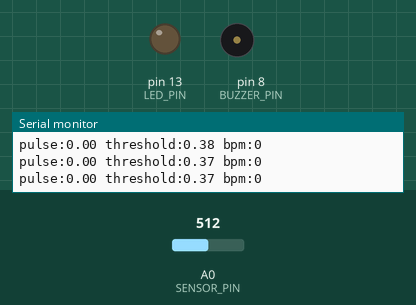
Simulated run of this sketch. Board: Arduino Uno, built with avr-gcc and run on an emulated ATmega328P. Parts: output pins drawn as LEDs (lit = HIGH), buzzer (waves = sounding), the last lines printed to the serial monitor. The test bench sets the inputs (shaded band); at power-on: A0 (SENSOR_PIN) = 512.

Above: at 1.2 s.
1.3 s: A0 (SENSOR_PIN) set to 504
At 1.8 s:
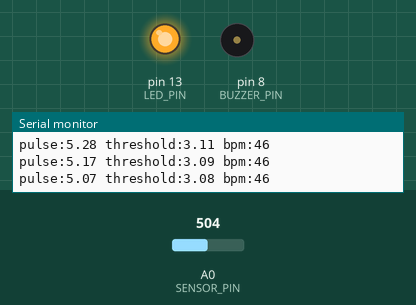
Timing chart, 0 to 5.5 s (numbered marks = the images above; inputs shaded):
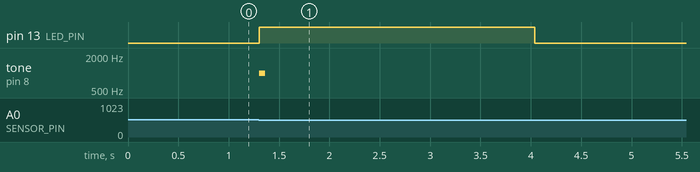

The sketch:

E11_PulseSensor_Task.ino
```cpp
// ChinarSoft - Arduino Sensor Kit, Episode 11 - TASK SOLUTION
// Task: beep the passive buzzer on every heartbeat, like a hospital monitor.
//
// What changed vs E11_PulseSensor:
//   - Passive buzzer on D8. Inside the beat detection, when a beat is ACCEPTED
//     (ibi between 300 and 2000 ms), tone(BUZZER_PIN, 1000, 60) plays a 1 kHz, 60 ms beep.
//     tone() with a duration runs in the background (Timer2), so the loop is not blocked.
//   - The sample timer now uses overflow-safe subtraction (millis() - lastSample)
//     instead of "millis() < nextSample" (which misbehaves after ~49 days).
//   - Filters, adaptive threshold, BPM estimate, LED and Serial Plotter output unchanged.
//
// Wiring: same wiring as E11_PulseSensor, plus ONE extra part:
//   KY-039   S -> A0 | middle -> 5V | - -> GND
//   LED      D13 (on-board) blinks on each beat
//   TASK: KY-006 passive buzzer  S -> D8 | - -> GND
//
// NOT a medical device.
// Use: put a fingertip gently between the IR LED and the sensor, keep still,
//      shade it from room light (a piece of black tape or a clothes peg helps).
// Serial Plotter at 115200: "pulse:<filtered> bpm:<value>"

const int SENSOR_PIN = A0;
const int LED_PIN = 13;
const int BUZZER_PIN = 8;                // TASK: passive buzzer
const unsigned long SAMPLE_MS = 20;      // 50 samples per second

float baseline = 0;     // slow average = DC level (blood + tissue + ambient light)
float smooth = 0;       // fast average = removes high-frequency noise
float envelope = 1;     // recent signal size, for an adaptive threshold
bool above = false;
unsigned long lastBeatMs = 0;
float bpm = 0;

void setup() {
  Serial.begin(115200);
  pinMode(LED_PIN, OUTPUT);
  pinMode(BUZZER_PIN, OUTPUT);           // TASK
  baseline = analogRead(SENSOR_PIN);
}

void loop() {
  static unsigned long lastSample = 0;   // TASK (fix): overflow-safe timer
  if (millis() - lastSample < SAMPLE_MS) return;
  lastSample = millis();

  int raw = analogRead(SENSOR_PIN);

  // 1) Remove the big DC level: what is left is the tiny pulse wave
  baseline += (raw - baseline) * 0.02;          // ~1 s time constant
  float ac = raw - baseline;

  // 2) Smooth the AC part
  smooth += (ac - smooth) * 0.3;

  // 3) Track how big the wave is, so the threshold adapts to each finger
  envelope = max(envelope * 0.995f, fabs(smooth));
  float threshold = envelope * 0.5;

  // KY-039: more blood = LESS light = lower reading, so a beat is a DIP.
  float signal = -smooth;

  if (!above && signal > threshold) {
    above = true;
    unsigned long now = millis();
    unsigned long ibi = now - lastBeatMs;        // inter-beat interval
    if (ibi > 300 && ibi < 2000) {               // 30..200 BPM is plausible
      float instant = 60000.0 / ibi;
      bpm = (bpm == 0) ? instant : bpm * 0.7 + instant * 0.3;
      tone(BUZZER_PIN, 1000, 60);                // TASK: 1 kHz, 60 ms = the hospital monitor beep
      digitalWrite(LED_PIN, HIGH);
    }
    lastBeatMs = now;
  }
  if (above && signal < threshold * 0.3) {
    above = false;
    digitalWrite(LED_PIN, LOW);
  }
  if (millis() - lastBeatMs > 3000) bpm = 0;     // no finger / lost signal

  Serial.print("pulse:"); Serial.print(signal, 2);
  Serial.print(" threshold:"); Serial.print(threshold, 2);
  Serial.print(" bpm:"); Serial.println(bpm, 0);
}
```

Measured:
- the behaviour switches between 512 and 511 on A0 (SENSOR_PIN) (found by bisection; images 0 and 1)
- after the input at 1.3 s, pin 13 (LED_PIN): LOW → HIGH at once, → LOW 2.7 s later; tone on pin 8 (BUZZER_PIN): silent → 1000 Hz at once, → silent 0.06 s later
